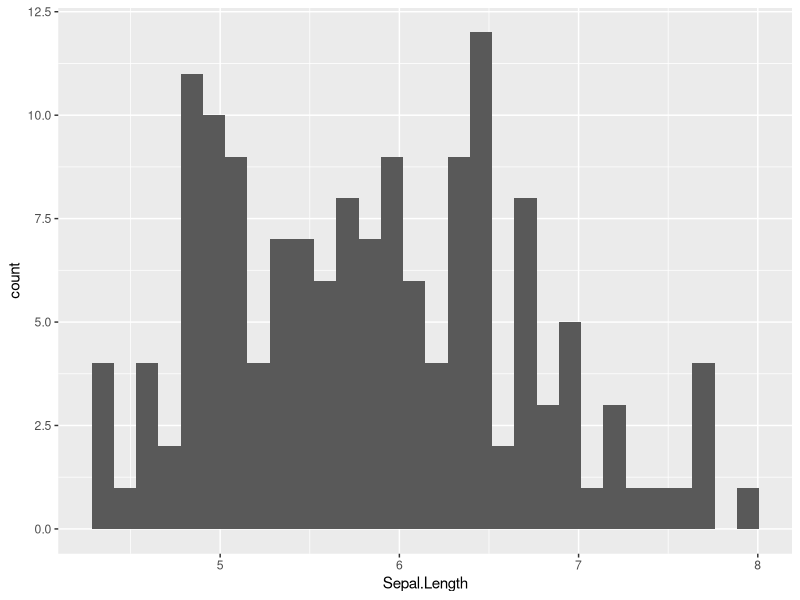
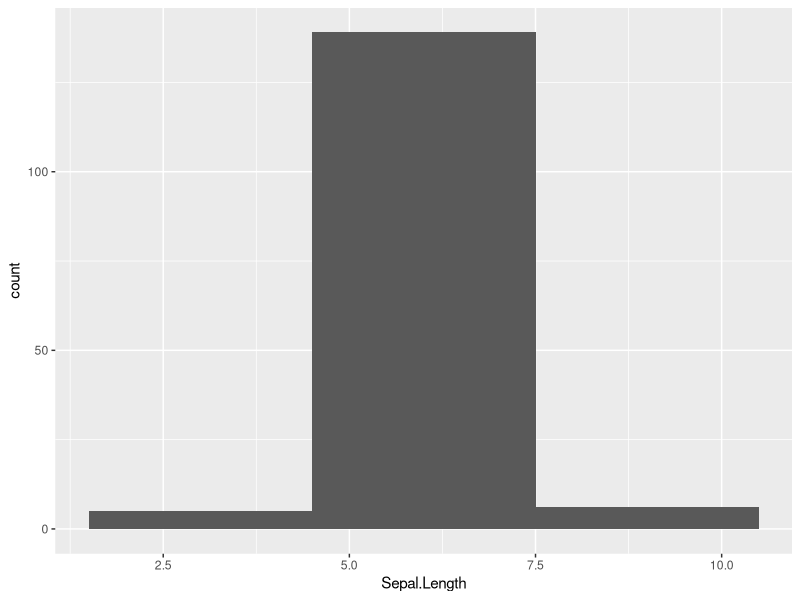
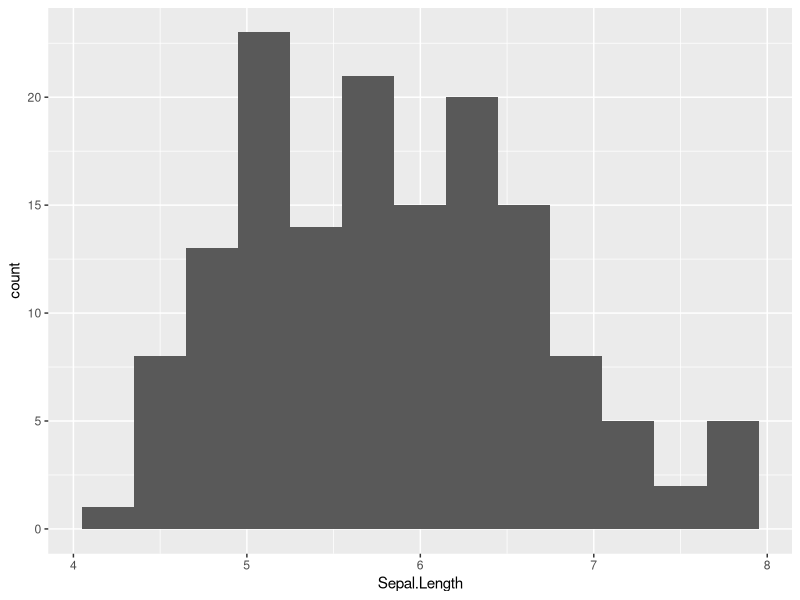
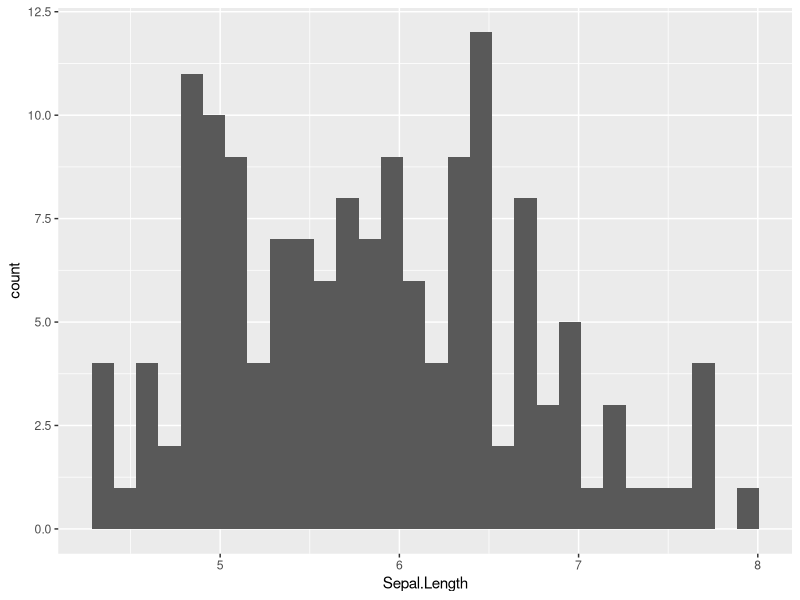

The R script that drew these images, in order:
# CPSC 375-01
mydata <- c(10, 20, 30, NA, 50)
mydata
is.na(mydata)

View(airquality)
is.na(airquality$Ozone)
which(is.na(airquality$Ozone))
as.numeric(is.na(airquality$Ozone))
sum(as.numeric(is.na(airquality$Ozone)))
sum(is.na(airquality$Ozone))
mean(airquality$Ozone)
mean(airquality$Ozone, na.rm = TRUE)
complete.cases(airquality)

mydata <- c(10, 20, 30, NA, 50)
mydata
mydata <- c(10, 20, 30, NULL, 50)
mydata
mydata <- c(10, 20, 30, Inf, 50)
mydata
mean(mydata)

names(airquality)
str(airquality)
nrow(airquality)
ncol(airquality)
sum(is.na(airquality$Ozone))
sum(is.na(airquality$Solar.R))
which(is.na(airquality$Solar.R))
mean(airquality$Solar.R, na.rm = TRUE)
library(ggplot2)
ggplot(data=iris) + geom_histogram(mapping = aes(x=Sepal.Length))
ggplot(data=iris) + geom_histogram(mapping = aes(x=Sepal.Length), binwidth = 3)
ggplot(data=iris) + geom_histogram(mapping = aes(x=Sepal.Length), binwidth = 0.3)
ggplot(data=iris) + geom_histogram(mapping = aes(x=Sepal.Length))

# CPSC 375-02
mydata <- c(10, 20, 30, NA, 50)
mydata
is.na(mydata)
View(airquality)
is.na(airquality$Solar.R)
sum(is.na(airquality$Solar.R))
mean(airquality$Solar.R)
mean(airquality$Solar.R, na.rm = TRUE)
?mean
nrow(airquality)
ncol(airquality)
colnames(airquality)
names(airquality)
sum(is.na(airquality$Ozone))
which(is.na(airquality$Ozone))
mean(airquality$Ozone, na.rm = TRUE)
